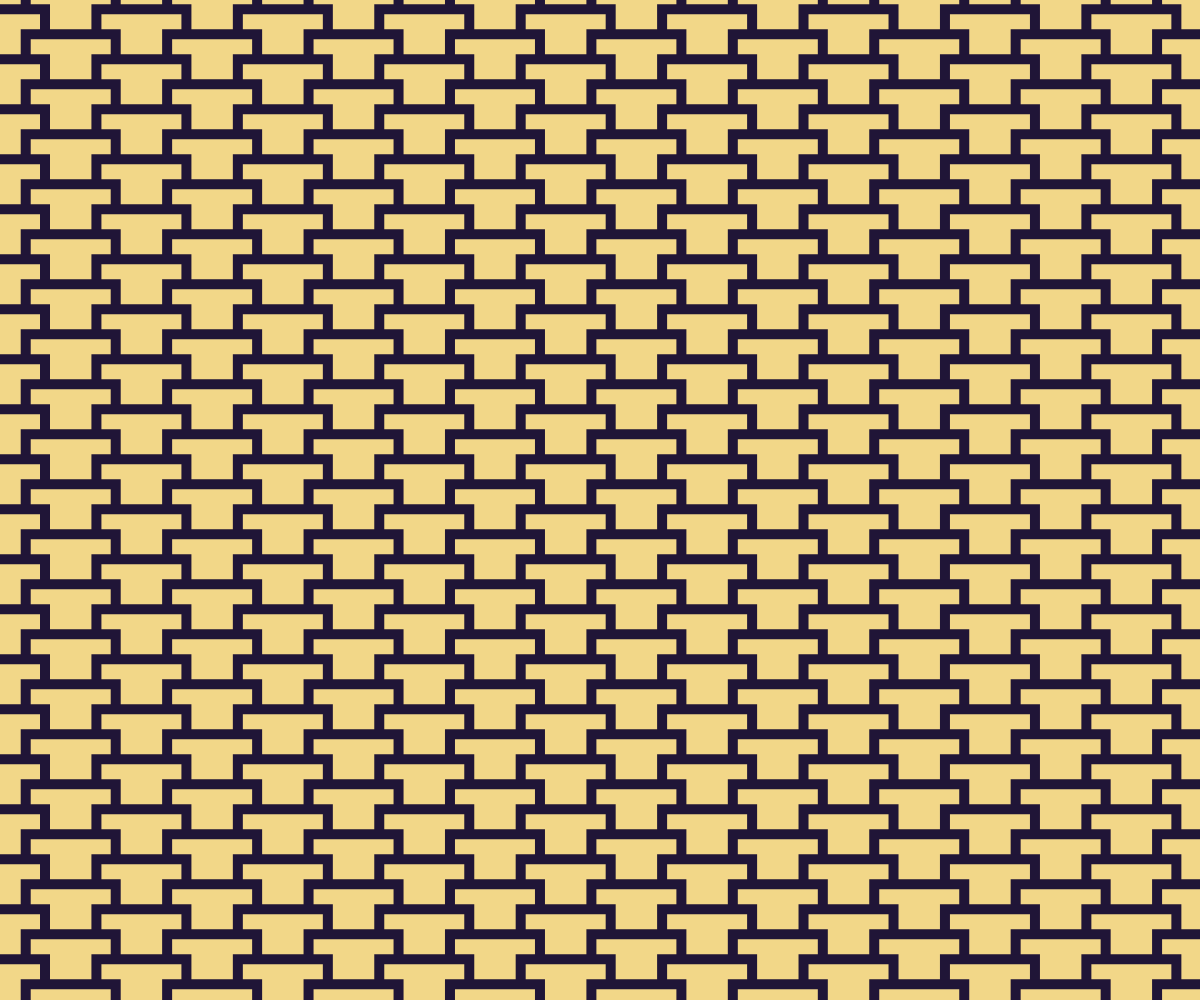
Frame 1 (no input)
Frame 60 (no input): identical to frame 1, image omitted
Frame 120 (the mouse pressed at the canvas centre since frame 60): identical to frame 1, image omitted

The p5.js sketch that drew this single still picture (run headless with seeded random() and noise() and a simulated clock; from frame 60 on, the mouse is pressed at the canvas centre):

// p5.js sketch
// ── sketch.js
var slotSize = 100;
var marginX
var marginY

var yOffset = 4;
function setup() {

    createCanvas(windowWidth, windowHeight);

    pixelDensity(1)
    rectMode(CENTER)
    marginX = windowWidth - int((windowWidth / slotSize)) * slotSize;
    marginY = windowHeight - int((windowHeight / slotSize)) * slotSize;
}


function draw() {
    background(0)
    var index = 0
    for (var y = -sqrt(2 * slotSize * slotSize) / 2; y < height + sqrt(2 * slotSize * slotSize); y += slotSize / yOffset) {
        index += 1
        for (var x = -sqrt(2 * slotSize * slotSize) / 2; x < width + sqrt(2 * slotSize * slotSize); x += sqrt(2 * slotSize * slotSize)) {


            push()
            if (index % 2 == 0) translate(sqrt(2 * slotSize * slotSize) / 2, 0)
            translate(x, y)
            //rotate(PI / 4)
            noStroke()
            fill(32, 21, 55)
            rect(0, 0, slotSize, slotSize)
            fill(242, 215, 136)
            rect(0, 0, slotSize - slotSize * 1 / 5, slotSize - slotSize * 1 / 5)

            pop()
        }
    }

}

function mouseReleased() {
    yOffset = random(1.5,7)
    slotSize = random(5, 50) * 5
    marginX = width - int((width / slotSize)) * slotSize;
    marginY = height - int((height / slotSize)) * slotSize;
}

function windowResized() {
    resizeCanvas(windowWidth, windowHeight);
    marginX = windowWidth - int((windowWidth / slotSize)) * slotSize;
    marginY = windowHeight - int((windowHeight / slotSize)) * slotSize;
}
